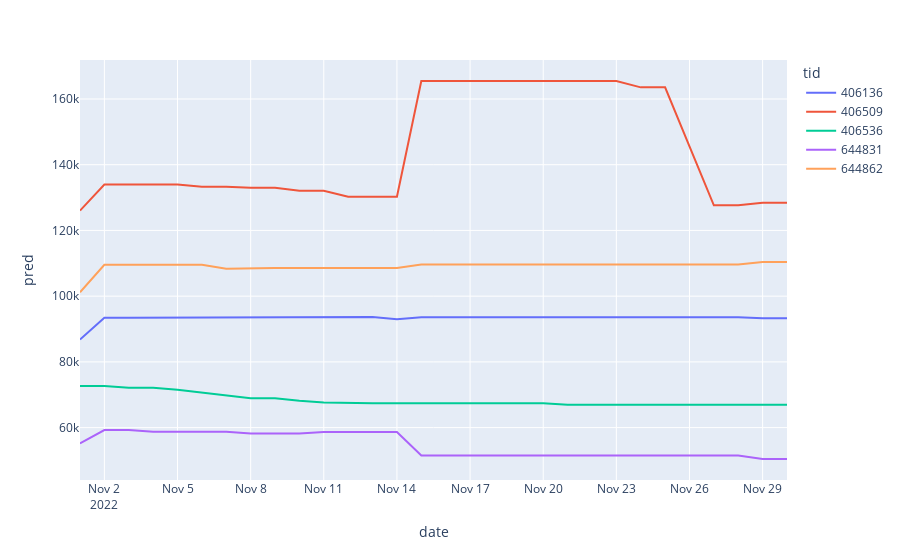

Write notebook code for a chart like this one.
### Code cell
df = X_val.copy()
df['income'] = y_val
df['pred'] = pred
px.line(df[df['tid'].isin(good_tids)], x='date', y='pred', color='tid')
